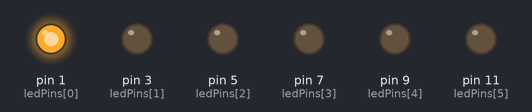
A sketch run on a simulated Arduino Uno, built with avr-gcc and run on an emulated ATmega328P. Parts: output pins drawn as LEDs (lit = HIGH).

Above: at 0.05 s.
At 0.35 s:
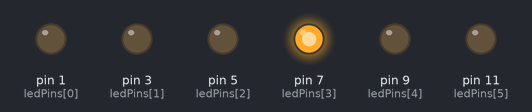
At 0.95 s:
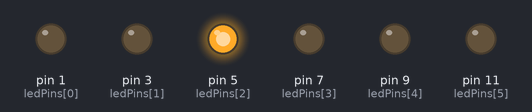
At 1.35 s:
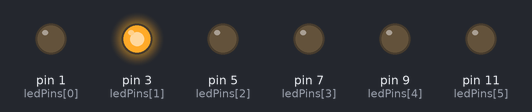
At 1.8 s:
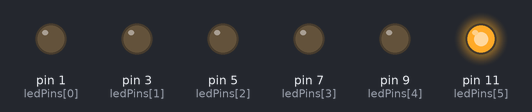
At 2.85 s:
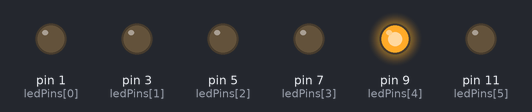
Timing chart, 0 to 3.1 s (numbered marks = the images above):
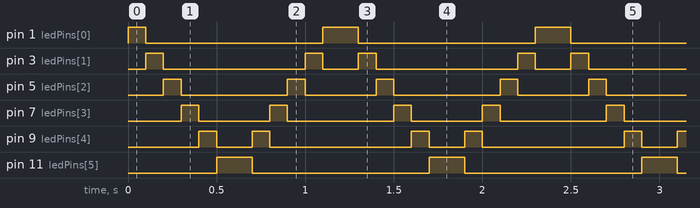

Measured:
- by itself, pin 1 (ledPins[0]): repeats every 1.2 s: LOW 1.0 s, HIGH 0.20 s
- by itself, pin 3 (ledPins[1]): repeats every 1.2 s: LOW 0.80 s, HIGH 0.10 s, LOW 0.20 s, HIGH 0.10 s
- by itself, pin 5 (ledPins[2]): repeats every 1.2 s: LOW 0.60 s, HIGH 0.10 s, LOW 0.40 s, HIGH 0.10 s
- by itself, pin 7 (ledPins[3]): repeats every 1.2 s: LOW 0.40 s, HIGH 0.10 s, LOW 0.60 s, HIGH 0.10 s
- by itself, pin 9 (ledPins[4]): repeats every 1.2 s: LOW 0.20 s, HIGH 0.10 s, LOW 0.80 s, HIGH 0.10 s
- by itself, pin 11 (ledPins[5]): alternates HIGH for 0.20 s and LOW for 1.0 s

The sketch:

bodacious_habbi_stantia1.ino
```cpp
const int numLEDs = 6; // Number of LEDs in the scanner
const int ledPins[] = {1, 3, 5, 7, 9, 11}; // Pin numbers for the LEDs

void setup() {
  for (int i = 0; i < numLEDs; i++) {
    pinMode(ledPins[i], OUTPUT); // Set the LED pins as output
  }
}

void loop() {
  // Turn on the LEDs from left to right
  for (int i = 0; i < numLEDs; i++) {
    digitalWrite(ledPins[i], HIGH); // Turn on the current LED
    delay(100); // Delay for a short period
    digitalWrite(ledPins[i], LOW); // Turn off the current LED
  }

  // Turn on the LEDs from right to left
  for (int i = numLEDs - 1; i >= 0; i--) {
    digitalWrite(ledPins[i], HIGH); // Turn on the current LED
    delay(100); // Delay for a short period
    digitalWrite(ledPins[i], LOW); // Turn off the current LED
  }
}
```
